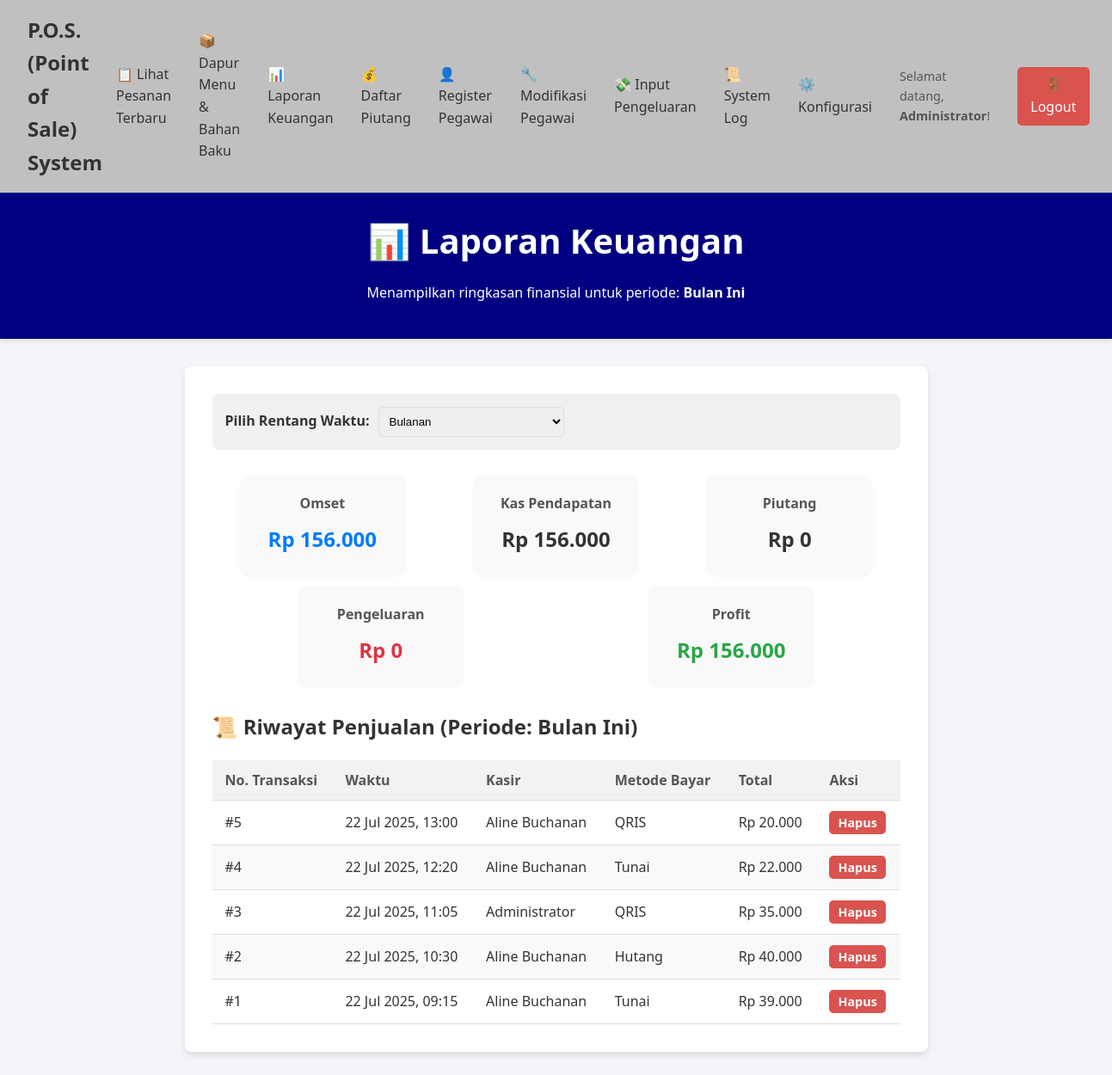
The app's page /laporan_keuangan.php (signed in), older data.
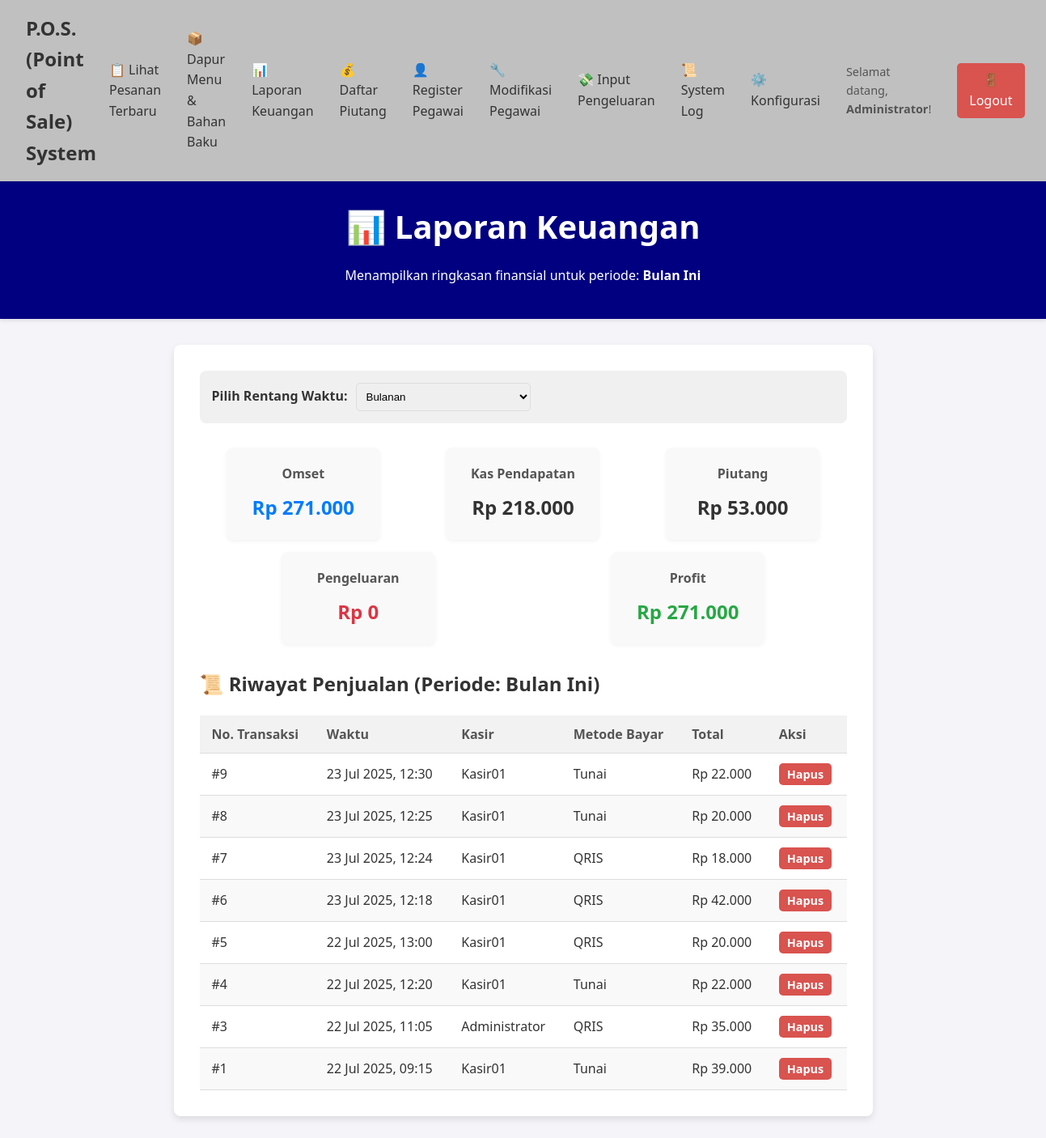
The same page, newer data.
### tables this page shows
CREATE TABLE `transaction` (
  `id_transaction` int(11) NOT NULL,
  `id_user` int(11) NOT NULL,
  `id_customer` int(11) DEFAULT NULL,
  `waktu_transaksi` datetime NOT NULL,
  `total_bayar` decimal(10,2) NOT NULL,
  `metode_pembayaran` varchar(50) NOT NULL,
  `status_pesanan` enum('pending','diproses','selesai','dibatalkan') NOT NULL DEFAULT 'pending'
);

CREATE TABLE `user` (
  `id_user` int(11) NOT NULL,
  `nama_user` varchar(100) NOT NULL,
  `username` varchar(50) NOT NULL,
  `password` varchar(255) NOT NULL,
  `role` varchar(20) NOT NULL
);

### laporan_keuangan.php (the view, shortened to what this page needs)
<?php
include 'navbar.php';
require_once 'db_connect.php';
function getFinancialData($conn, $transaction_where, $expense_where)
{
  $sql_kas = "SELECT SUM(total_bayar) AS total FROM transaction t " . ($transaction_where ? "WHERE status_pesanan = 'selesai' AND " . $transaction_where : "WHERE status_pesanan = 'selesai'");
  $kas = mysqli_fetch_assoc(mysqli_query($conn, $sql_kas))['total'] ?? 0;
  $sql_piutang = "SELECT SUM(total_bayar) AS total FROM transaction t " . ($transaction_where ? "WHERE status_pesanan IN ('pending', 'diproses') AND " . $transaction_where : "WHERE status_pesanan IN ('pending', 'diproses')");
  $piutang = mysqli_fetch_assoc(mysqli_query($conn, $sql_piutang))['total'] ?? 0;
  $sql_pengeluaran = "SELECT SUM(jumlah) AS total FROM expense " . ($expense_where ? "WHERE " . $expense_where : "");
  $pengeluaran = mysqli_fetch_assoc(mysqli_query($conn, $sql_pengeluaran))['total'] ?? 0;
  $omset = $kas + $piutang;
  $profit = $omset - $pengeluaran;
  return ['kas' => $kas, 'piutang' => $piutang, 'pengeluaran' => $pengeluaran, 'omset' => $omset, 'profit' => $profit];
}
$rentang = $_GET['rentang'] ?? 'bulanan';
$judul_rentang = "";
$data_sebelumnya = [];
$is_yoy = false;
$current_year = "YEAR(CURDATE())";
$where_trans_sekarang = "";
$where_expense_sekarang = "";
switch ($rentang) {
  case 'bulanan':
    $judul_rentang = "Bulan Ini";
    $where_trans_sekarang = "YEAR(t.waktu_transaksi) = $current_year AND MONTH(t.waktu_transaksi) = MONTH(CURDATE())";
    $where_expense_sekarang = "YEAR(tanggal) = $current_year AND MONTH(tanggal) = MONTH(CURDATE())";
    break;
}
$data_sekarang = getFinancialData($conn, $where_trans_sekarang, $where_expense_sekarang);
$sql_riwayat = "SELECT t.id_transaction, t.waktu_transaksi, t.total_bayar, t.metode_pembayaran, u.nama_user AS kasir
                FROM transaction t JOIN user u ON t.id_user = u.id_user
                WHERE t.status_pesanan = 'selesai' " . ($where_trans_sekarang ? "AND " . $where_trans_sekarang : "") . "
                ORDER BY t.waktu_transaksi DESC LIMIT 200";
$result_riwayat = mysqli_query($conn, $sql_riwayat);
function renderCard($title, $value, $class = '')
{
  echo "<div class='card'><h3 class='card-title'>$title</h3><p class='card-value $class'>Rp " . number_format($value, 0, ',', '.') . "</p></div>";
}
?>
<!DOCTYPE html>
<html lang="id">
<head>
  <link rel="stylesheet" href="style.css">
</head>
<body>
  <header>
    <h1>📊 Laporan Keuangan</h1>
    <p>Menampilkan ringkasan finansial untuk periode: <strong><?= $judul_rentang ?></strong></p>
  </header>
  <main>
    <form action="laporan_keuangan.php" method="GET" class="filter-form">
      <label for="rentang">Pilih Rentang Waktu:</label>
      <select name="rentang" id="rentang" onchange="this.form.submit()">
        <option value="bulanan" <?= $rentang == 'bulanan' ? 'selected' : '' ?>>Bulanan</option>
      </select>
    </form>
    <div class="summary-cards">
      <?php if ($is_yoy): ?>
        <?php renderYoYCard('Omset', $data_sekarang['omset'], $data_sebelumnya['omset'], 'omset'); ?>
        <?php renderYoYCard('Kas Pendapatan', $data_sekarang['kas'], $data_sebelumnya['kas']); ?>
        <?php renderYoYCard('Piutang', $data_sekarang['piutang'], $data_sebelumnya['piutang']); ?>
        <?php renderYoYCard('Pengeluaran', $data_sekarang['pengeluaran'], $data_sebelumnya['pengeluaran'], 'pengeluaran'); ?>
        <?php renderYoYCard('Profit', $data_sekarang['profit'], $data_sebelumnya['profit'], 'profit'); ?>
      <?php else: ?>
        <?php renderCard('Omset', $data_sekarang['omset'], 'omset'); ?>
      <?php endif; ?>
    </div>
    <h2>📜 Riwayat Penjualan (Periode: <?= $judul_rentang ?>)</h2>
    <table>
      <thead>
        <tr>
          <th>No. Transaksi</th>
          <th>Waktu</th>
          <th>Kasir</th>
          <th>Metode Bayar</th>
          <th>Total</th>
          <th>Aksi</th>
        </tr>
      </thead>
      <tbody>
        <?php if ($result_riwayat && mysqli_num_rows($result_riwayat) > 0): ?>
          <?php while ($row = mysqli_fetch_assoc($result_riwayat)): ?>
            <tr>
              <td>#<?= $row['id_transaction']; ?></td>
              <td><?= date('d M Y, H:i', strtotime($row['waktu_transaksi'])); ?></td>
              <td><?= htmlspecialchars($row['kasir']); ?></td>
              <td><?= htmlspecialchars($row['metode_pembayaran']); ?></td>
              <td>Rp <?= number_format($row['total_bayar'], 0, ',', '.'); ?></td>
              <td>
                <a href="hapus_transaksi.php?id=<?= $row['id_transaction']; ?>" class="btn-hapus" onclick="return confirm('PERINGATAN: Anda akan menghapus transaksi ini. Lanjutkan?');">Hapus</a>
              </td>
            </tr>
          <?php endwhile; ?>
        <?php else: ?>
          <tr>
            <td colspan="6" style="text-align:center;">Tidak ada riwayat penjualan pada rentang waktu ini.</td>
          </tr>
        <?php endif; ?>
      </tbody>
    </table>
  </main>
</body>
</html>

### navbar.php (shortened to what this page needs)
<link rel="stylesheet" href="style_navbar.css">
<nav class="navbar">
  <div class="nav-brand">
    <a href="index.php">P.O.S. (Point of Sale) System</a>
  </div>
  <ul class="nav-links">
    <?php if (isset($_SESSION['user_id'])): ?>
      <?php if ($_SESSION['user_role'] == 'administrator'): ?>
        <li><a href="pesanan_pending.php">📋 Lihat Pesanan Terbaru</a></li>
        <li><a href="inventory.php">📦 Dapur Menu & Bahan Baku</a></li>
        <li><a href="laporan_keuangan.php">📊 Laporan Keuangan</a></li>
        <li><a href="daftar_piutang.php">💰 Daftar Piutang</a></li>
        <li><a href="register_pegawai.php">👤 Register Pegawai</a></li>
        <li><a href="daftar_pegawai.php">🔧 Modifikasi Pegawai</a></li>
        <li><a href="input_pengeluaran.php">💸 Input Pengeluaran</a></li>
        <li><a href="syslog.php">📜 System Log</a></li>
        <li><a href="konfigurasi.php">⚙️ Konfigurasi</a></li>
      <?php elseif ($_SESSION['user_role'] == 'dapur'): ?>
        <li><a href="pesanan_pending.php">📋 Lihat Pesanan Terbaru</a></li>
        <li><a href="inventory.php">📦 Dapur Menu & Bahan Baku</a></li>
        <li><a href="input_pengeluaran.php">💸 Input Pengeluaran</a></li>
      <?php else:
      ?>
        <li><a href="pesanan_pending.php">📋 Lihat Pesanan Terbaru</a></li>
        <li><a href="input_pengeluaran.php">💸 Input Pengeluaran</a></li>
      <?php endif; ?>
      <li class="nav-user">
        Selamat datang, <strong><?= htmlspecialchars($_SESSION['user_name']); ?></strong>!
      </li>
      <li><a href="logout.php" class="btn-logout">🚪 Logout</a></li>
    <?php else: ?>
      <li><a href="index.php">🛒 Menu Makanan & Minuman</a></li>
      <li><a href="login.php" class="btn-login-nav">🔑 Login</a></li>
    <?php endif; ?>
  </ul>
</nav>

### style_navbar.css (style rules this page uses)
.navbar { display: flex; justify-content: space-between; align-items: center; background-color: #C0C0C0; padding: 1rem 2rem; color: #333; position: sticky; top: 0; z-index: 1000; }
.nav-brand a { color: #333; text-decoration: none; font-size: 1.5rem; font-weight: bold; }
.nav-links { list-style: none; display: flex; align-items: center; margin: 0; padding: 0; }
.nav-links li { padding: 1rem; }
.nav-links a { color: #333; text-decoration: none; transition: color 0.3s; }
.nav-user { color: #555; font-size: 0.9em; }
.btn-logout, .btn-login-nav { background-color: #d9534f; padding: 8px 15px; border-radius: 5px; transition: background-color 0.3s; color: white !important; display: inline-block; text-align: center; }

### style.css (style rules this page uses)
body { font-family: 'Segoe UI', Tahoma, Geneva, Verdana, sans-serif; background-color: #f4f4f9; color: #333; margin: 0; line-height: 1.6; }
header { background-color: #000080; color: white; padding: 1.5rem 2rem; text-align: center; box-shadow: 0 2px 5px rgba(0, 0, 0, 0.1); }
header h1 { margin: 0; font-size: 2.5rem; }
main { padding: 2rem; max-width: 800px; margin: 2rem auto; background-color: white; border-radius: 8px; box-shadow: 0 4px 8px rgba(0, 0, 0, 0.1); }
table { width: 100%; border-collapse: collapse; }
th, td { padding: 12px 15px; text-align: left; border-bottom: 1px solid #ddd; }
thead th { background-color: #f2f2f2; font-weight: bold; color: #555; }
tbody tr:nth-child(even) { background-color: #f9f9f9; }
.btn-qty, .btn-hapus { display: inline-block; padding: 4px 10px; text-decoration: none; border-radius: 5px; color: white; font-weight: bold; transition: background-color 0.2s; }
.btn-hapus { background-color: #d9534f; font-size: 0.9em; }

### laporan_keuangan.php (style rules this page uses)
.summary-cards { display: flex; flex-wrap: wrap; justify-content: space-around; gap: 15px; margin-bottom: 30px; text-align: center; }
.card { background: #f9f9f9; padding: 20px; border-radius: 8px; box-shadow: 0 2px 5px rgba(0, 0, 0, 0.05); flex-basis: 18%; min-width: 150px; }
.card-title { margin: 0 0 10px 0; font-size: 1em; color: #555; }
.card-value { margin: 0; font-size: 1.5em; font-weight: bold; }
.profit { color: #28a745; }
.omset { color: #007bff; }
.pengeluaran { color: #dc3545; }
.filter-form { margin-bottom: 30px; background: #f0f0f0; padding: 15px; border-radius: 8px; display: flex; align-items: center; gap: 10px; }
.filter-form label { font-weight: bold; }
.filter-form select, .filter-form button { padding: 8px; border-radius: 5px; border: 1px solid #ddd; }

Row changes from the older to the newer data that the page shows:
removed transaction: id_transaction "2", waktu_transaksi "22 Jul 2025, 10:30", id_user.nama_user "Aline Buchanan", metode_pembayaran "Hutang", total_bayar "40.000"
added transaction: id_transaction "9", waktu_transaksi "23 Jul 2025, 12:30", id_user.nama_user "Kasir01", metode_pembayaran "Tunai", total_bayar "22.000"
added transaction: id_transaction "8", waktu_transaksi "23 Jul 2025, 12:25", id_user.nama_user "Kasir01", metode_pembayaran "Tunai", total_bayar "20.000"
added transaction: id_transaction "7", waktu_transaksi "23 Jul 2025, 12:24", id_user.nama_user "Kasir01", metode_pembayaran "QRIS", total_bayar "18.000"
added transaction: id_transaction "6", waktu_transaksi "23 Jul 2025, 12:18", id_user.nama_user "Kasir01", metode_pembayaran "QRIS", total_bayar "42.000"
changed through a linked row, transaction "22 Jul 2025, 13:00": id_user.nama_user "Aline Buchanan" → "Kasir01"
changed through a linked row, transaction "22 Jul 2025, 12:20": id_user.nama_user "Aline Buchanan" → "Kasir01"
changed through a linked row, transaction "22 Jul 2025, 09:15": id_user.nama_user "Aline Buchanan" → "Kasir01"
Text that changed along with them:
$value: "156.000 156.000 0 0 156.000" → "271.000 218.000 53.000 0 271.000"
